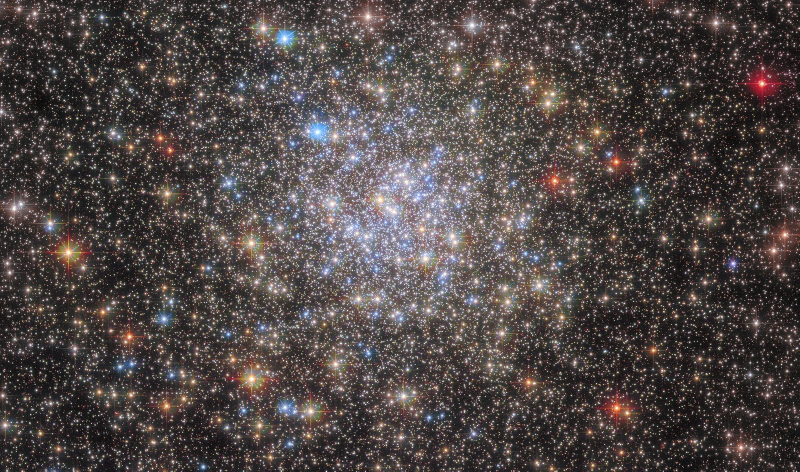
#> input picture assets/bg-cluster.webp, 1600 x 943 px, given in place of Contact me1.jpeg, which was not available (shown at 1/2 size)
$ python make_orbs.py
#> lines starting #> are read from the running program, lines starting #| are printed output that depends on the picture; pictures that were not available may be replaced by others from this repository, and a replacement may not be noted
"""Build the two contact orbs from the nebula placeholders in reference/.
Usage: uv run --with pillow --with numpy python tools/make_orbs.py
Swap the source images (or the centre/radius numbers) to change the orbs."""
import numpy as np
from PIL import Image

# palette tokens (css/style.css): navy, ivory, plus the accent each orb leans toward
NAVY, IVORY, GOLD, ICE = (7, 19, 39), (236, 230, 216), (227, 184, 102), (170, 196, 255)
JOBS = [  # source, centre (fraction of w,h), radius (fraction of width), accent, output
    ("reference/Contact me1.jpeg", (0.525, 0.651), 0.18, ICE, "assets/orb-1.webp"),
    ("reference/Contact me2.jpg", (0.4875, 0.49), 0.205, GOLD, "assets/orb-2.webp"),
]
MIX = 0.6  # how far the photo is pulled onto the palette (0 = untouched)


def grade(rgb, accent):
    """Gradient-map luminance navy -> accent -> ivory, then blend with the original."""
    a = rgb.astype("float32")
    lum = (a @ [0.299, 0.587, 0.114]) / 255
    lo = np.array(NAVY, "float32"); mid = np.array(accent, "float32"); hi = np.array(IVORY, "float32")
    t = lum[..., None]
    mapped = np.where(t < 0.55, lo + (mid - lo) * (t / 0.55), mid + (hi - mid) * ((t - 0.55) / 0.45))
    return np.clip(a * (1 - MIX) + mapped * MIX, 0, 255).astype("uint8")

OUT = 640
for src, (cx, cy), rf, accent, dst in JOBS:
    im = Image.open(src).convert("RGB")
#> im is the input picture: PIL image 1600x943 RGB; mean R, G, B 79.3, 71.1, 69.7
    w, h = im.size
#> w = 1600; h = 943
    r = rf * w
#> r = 288
    box = (round(cx * w - r), round(cy * h - r), round(cx * w + r), round(cy * h + r))
#> box = (552, 326, 1128, 902)
    sq = im.crop(box).resize((OUT, OUT), Image.LANCZOS)
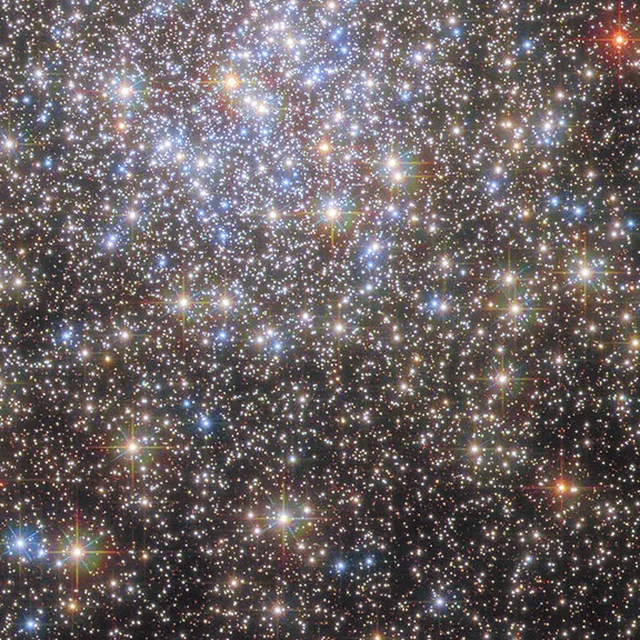
#> sq: PIL image 640x640 RGB; mean R, G, B 106.4, 97.8, 98.4
    yy, xx = np.mgrid[0:OUT, 0:OUT]
    d = np.hypot(xx - OUT / 2, yy - OUT / 2) / (OUT / 2)
    t = np.clip((1 - d) / (1 - 0.55), 0, 1)
    a = (t * t * (3 - 2 * t) * 255).astype("uint8")
    rgba = np.dstack([grade(np.asarray(sq), accent), a])
#> in grade, `lum = (a @ [0.299, 0.587, 0.114]) / 255`:
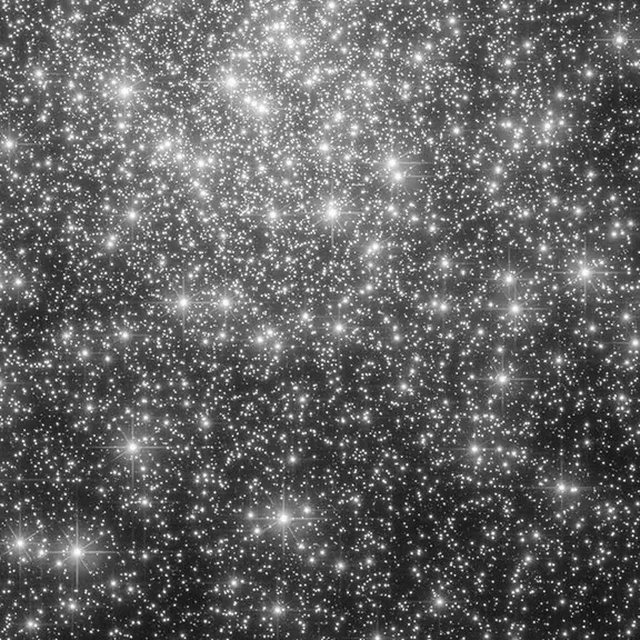
#> lum: shape (640, 640) float64; min 0.00469, max 1, mean 0.394
#> in grade, `mapped = np.where(t < 0.55, lo + (mid - lo) * (t / 0.55), mid + (hi - ..`:
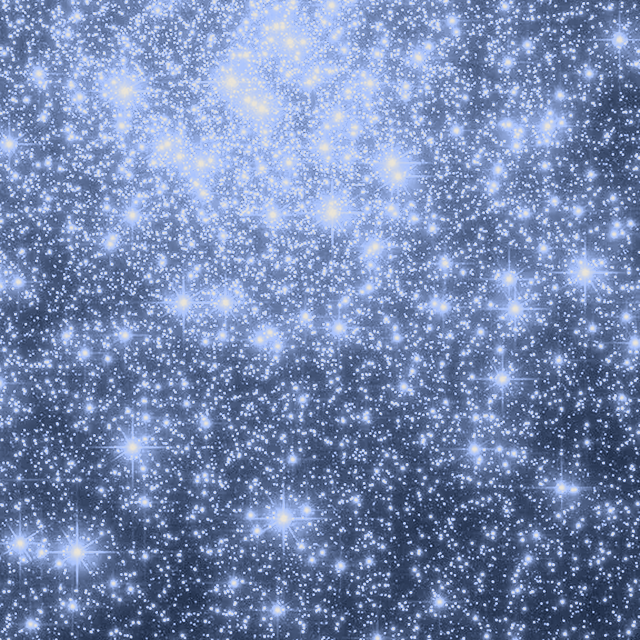
#> mapped: shape (640, 640, 3) float64; mean of channels 0, 1, 2 119, 138, 178.6; drawn as R, G, B
#> in grade, `return np.clip(a * (1 - MIX) + mapped * MIX, 0, 255).astype("uint8")`:
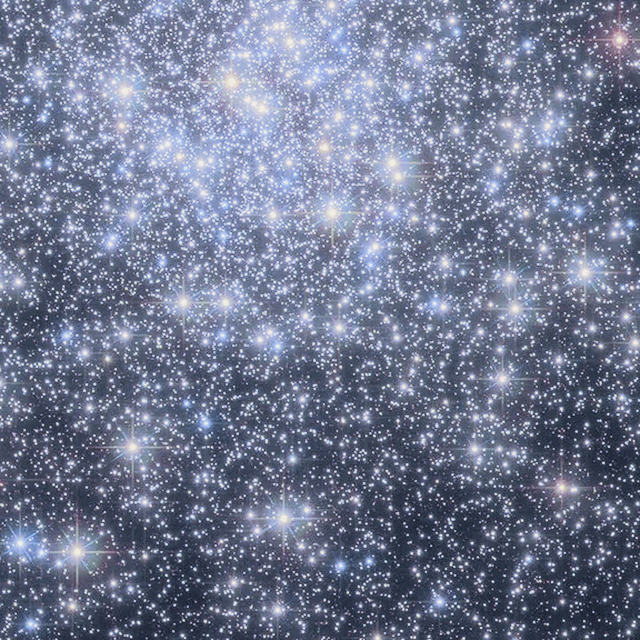
#> returned value: shape (640, 640, 3); mean of channels 0, 1, 2 113.5, 121.4, 146; drawn as R, G, B
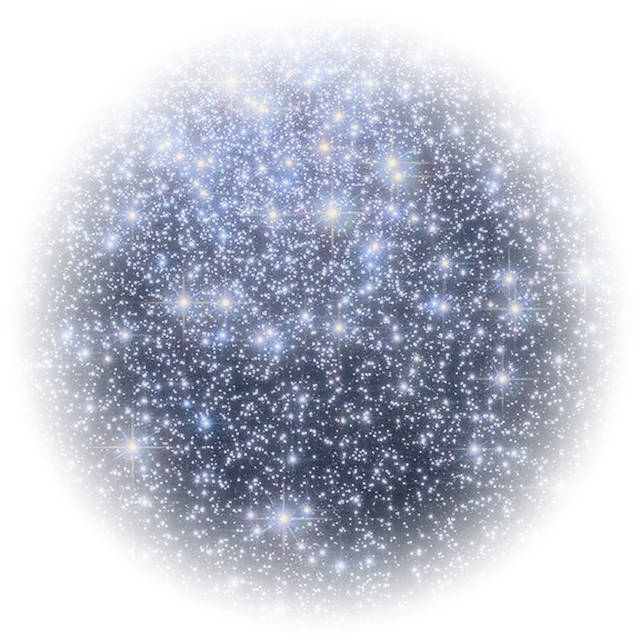
#> rgba: shape (640, 640, 4); mean R, G, B, A 113.5, 121.4, 146, 122; transparent parts drawn white
    Image.fromarray(rgba, "RGBA").save(dst, quality=88, method=6)
    print(dst, im.size)
#| assets/orb-1.webp (1600, 943)
#> pass 2 of the loop `for src, (cx, cy), rf, accent, dst in JOBS:`:
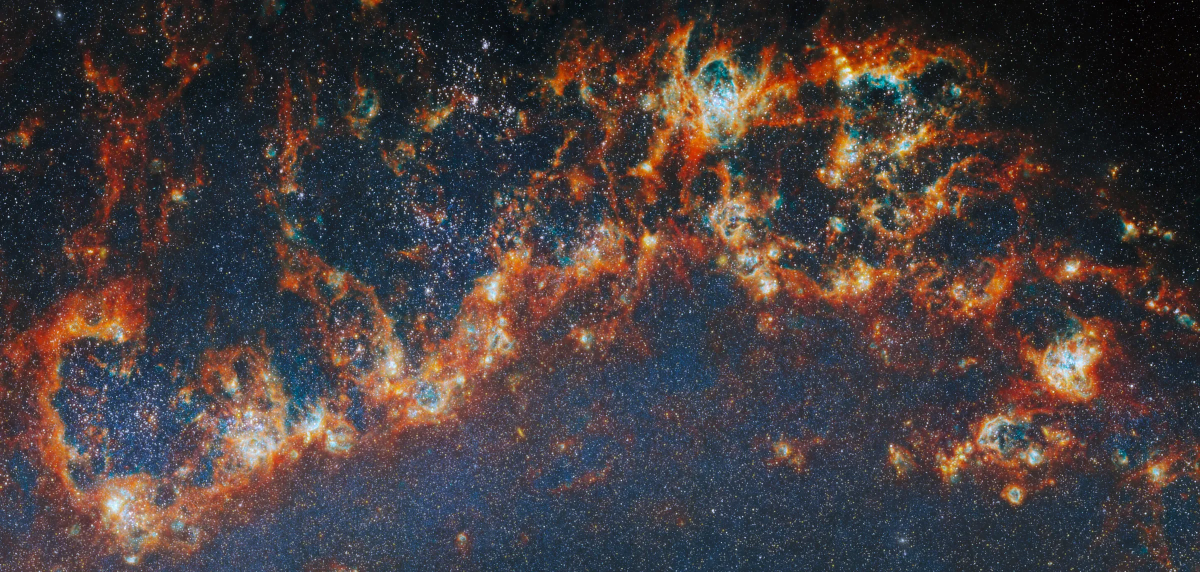
#> input picture assets/bg-nebula.webp, 2400 x 1144 px, given in place of Contact me2.jpg, which was not available (shown at 1/2 size)
#> im is the input picture: PIL image 2400x1144 RGB; mean R, G, B 71.5, 61.3, 61.4
#> in grade (call 2), `return np.clip(a * (1 - MIX) + mapped * MIX, 0, 255).astype("uint8")`:
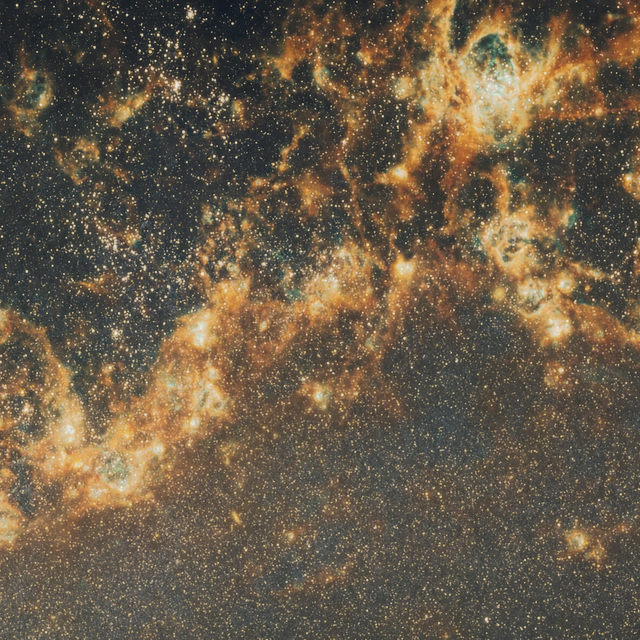
#> returned value: shape (640, 640, 3); mean of channels 0, 1, 2 104.5, 90.4, 71.5; drawn as R, G, B
#> `rgba = np.dstack([grade(np.asarray(sq), accent), a])`:
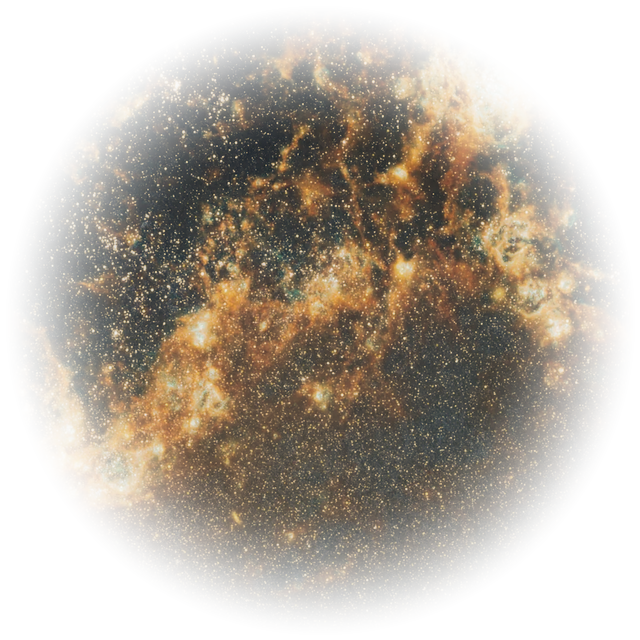
#> rgba: shape (640, 640, 4); mean R, G, B, A 104.5, 90.4, 71.5, 122; transparent parts drawn white
#| assets/orb-2.webp (2400, 1144)
